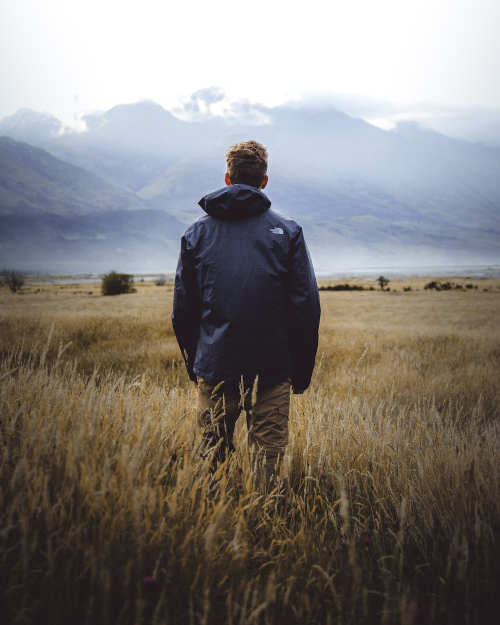
#> input picture img/man.jpeg, 1000 x 1250 px (shown at 1/2 size)
$ python main.py
#> lines starting #> are read from the running program, lines starting #| are printed output that depends on the picture
### src/colorconversion.py
from importModules import *


def get_image(filepath):
    origin = cv2.imread(filepath)
    return origin


def img_resize(image, block_size):
    h, w = np.floor(np.array(image.shape[:2])/block_size) * block_size
    return cv2.resize(image, (int(w), int(h)))


def color2YCrCb(image):
    ycrcb = cv2.cvtColor(image, cv2.COLOR_BGR2YCrCb)
    return cv2.split(ycrcb)

### src/image_compression.py
# import required libraries
from colorconversion import *
from imgDCT_IDCT import *
from quantization import *
from math import *


def img_comp(filepath: str, block_size: int, R: float, info=False):
    image = get_image(filepath)
    image = img_resize(image, block_size)

    # extract Y, Cb, Cr channels
    y, Cr, Cb = color2YCrCb(image)

    # perform dct over color channels with block size
    y_dct = blocks_DCT(y, block_size)
    cr_dct = blocks_DCT(Cr, block_size)
    cb_dct = blocks_DCT(Cb, block_size)

    # quantization of matrix
    y_qdct = quantization_of_matrix(y_dct, R)
    cr_qdct = quantization_of_matrix(cr_dct, R)
    cb_qdct = quantization_of_matrix(cb_dct, R)

    # perform idct over color channels with block size
    backY = blocks_IDCT(y_qdct, block_size)
    backCr = blocks_IDCT(cr_qdct, block_size)
    backCb = blocks_IDCT(cb_qdct, block_size)

    # calculation of MSE and PSNR
    MSE_y = np.mean(np.square(np.subtract(y, backY)))
    MSE_Cr = np.mean(np.square(np.subtract(Cr, backCr)))
    MSE_Cb = np.mean(np.square(np.subtract(Cb, backCb)))

    MSE_p = (3/4) * MSE_y + (1/8) * (MSE_Cr + MSE_Cb)
    PSNR = 10*log10(pow(255, 2)/MSE_p)

    if info is True:
        cv2.imshow("y_dct", y_dct)
        cv2.imshow("cr_dct", cr_dct)
        cv2.imshow("cb_dct", cb_dct)
        cv2.waitKey(0)
        cv2.destroyAllWindows()

        cv2.imshow("y_qdct", y_qdct)
        cv2.imshow("cr_qdct", cr_qdct)
        cv2.imshow("cb_qdct", cb_qdct)
        cv2.waitKey(0)
        cv2.destroyAllWindows()

        cv2.imshow("y_back", backY)
        cv2.imshow("cr_back", backCr)
        cv2.imshow("cb_back", backCb)
        cv2.waitKey(0)
        cv2.destroyAllWindows()

        merged = cv2.merge([backY, backCr, backCb])
        final_image = cv2.cvtColor(merged, cv2.COLOR_YCrCb2BGR)
        cv2.imshow("final", final_image)
        cv2.waitKey(0)
        cv2.destroyAllWindows()

        cv2.imwrite("./img/out.jpg", final_image)

    return np.array([MSE_p, PSNR])

### src/imgDCT_IDCT.py
from importModules import *


def normalize_Mat(matrix):
    arr = np.array(matrix)
    return (arr - 128)/255


def inormalize_Mat(matrix):
    arr = np.array(matrix)
    return (arr * 255) + 128


def blocks_DCT(image, block_size):
    h, w = np.array(image.shape[:2])
    blocksV = int(h / block_size)
    blocksH = int(w / block_size)
    temp = np.zeros((h, w), np.float32)
    dct_mat = np.zeros((h, w), np.float32)
    temp[:h, :w] = image
    for row in range(blocksV):
        for col in range(blocksH):
            sr = row*block_size
            fr = (row+1)*block_size
            sc = col*block_size
            fc = (col+1)*block_size
            cv2.dct(temp[sr:fr, sc:fc], dct_mat[sr:fr, sc:fc])
    return dct_mat


def blocks_IDCT(DCT_Mat, block_size):
    h, w = np.array(DCT_Mat.shape[:2])
    blocksV = int(h / block_size)
    blocksH = int(w / block_size)
    idct_mat = np.zeros((h, w), np.float32)
    temp = np.float32(DCT_Mat)
    for row in range(blocksV):
        for col in range(blocksH):
            sr = row*block_size
            fr = (row+1)*block_size
            sc = col*block_size
            fc = (col+1)*block_size
            cv2.idct(temp[sr:fr, sc:fc], idct_mat[sr:fr, sc:fc])
    return np.uint8(idct_mat)

### src/quantization.py
from importModules import *


# [5 lines left out: function quantization_of_matrixprev, not called in this run]


def quantization_of_matrix(dct_values, thresh):
    thresh = thresh / 100
    return dct_values * (abs(dct_values) > (thresh * np.max(abs(dct_values))))

### src/main.py
from image_compression import *

filepath = str(input("Image filepath: "))
#> the answer given: ../img/man.jpeg

block_size = int(input("Block size: "))
#> the answer given: 100

R = float(input("Parameter of quantization: "))
#> the answer given: 3
while R <= 0 or R >= 100:
    R = float(input("This value must be in range (0, 100): "))

img_comp(filepath, block_size, R, info=True)
#> in get_image, origin is the input picture: shape (1250, 1000, 3); mean B, G, R 122.3, 126, 130.7
#> in color2YCrCb, `ycrcb = cv2.cvtColor(image, cv2.COLOR_BGR2YCrCb)`: ycrcb: shape (1200, 1000, 3); mean of channels 0, 1, 2 126.9, 130.6, 125.3
#> in img_comp, `y, Cr, Cb = color2YCrCb(image)`:
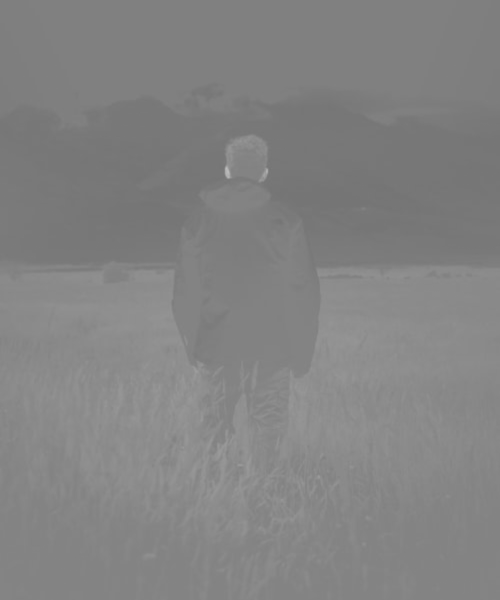
#> Cr: shape (1200, 1000) (shown at 1/2 size); min 115, max 189, mean 130.6
#> in img_comp, `y, Cr, Cb = color2YCrCb(image)`:
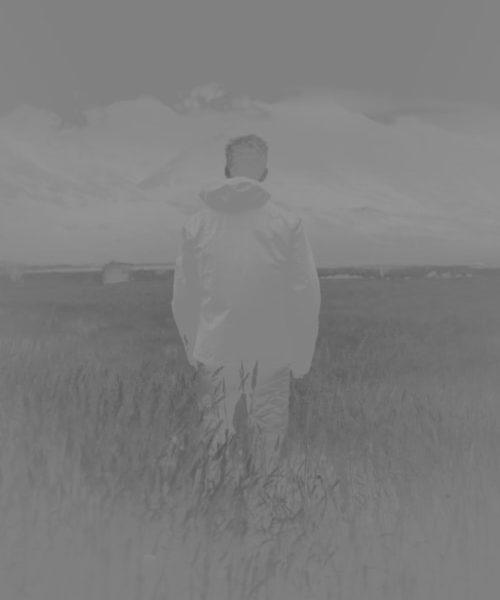
#> Cb: shape (1200, 1000) (shown at 1/2 size); min 84, max 151, mean 125.3
#> in img_comp, `cr_dct = blocks_DCT(Cr, block_size)`:
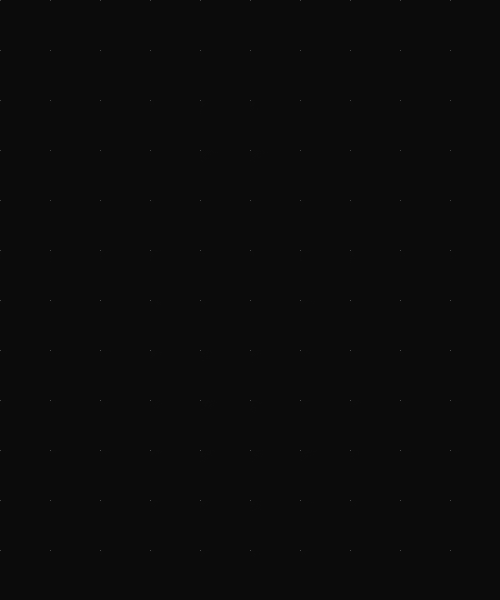
#> cr_dct: shape (1200, 1000) float32 (shown at 1/2 size); min -698.4, max 14269.5, mean 1.3; drawn with min black and max white
#> in img_comp, `backY = blocks_IDCT(y_qdct, block_size)`:
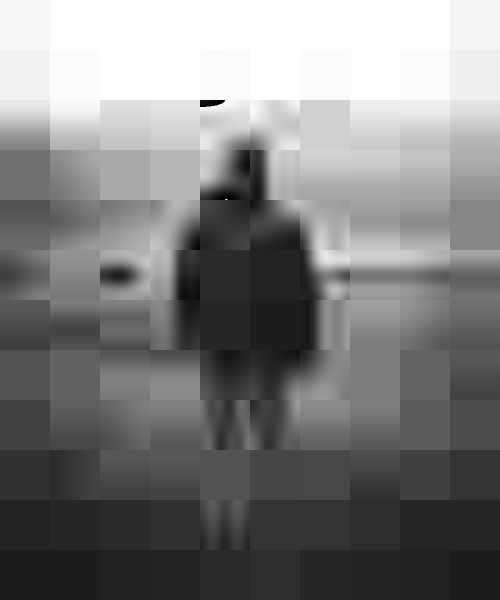
#> backY: shape (1200, 1000) (shown at 1/2 size); min 0, max 255, mean 126.3
#> in img_comp, `MSE_y = np.mean(np.square(np.subtract(y, backY)))`: MSE_y = 54.86
#> in img_comp, `MSE_Cr = np.mean(np.square(np.subtract(Cr, backCr)))`: MSE_Cr = 6.45
#> in img_comp, `MSE_Cb = np.mean(np.square(np.subtract(Cb, backCb)))`: MSE_Cb = 13.77
#> in img_comp, `MSE_p = (3/4) * MSE_y + (1/8) * (MSE_Cr + MSE_Cb)`: MSE_p = 43.68
#> in img_comp, `PSNR = 10*log10(pow(255, 2)/MSE_p)`: PSNR = 31.73
#> in img_comp, `cv2.imshow("y_dct", y_dct)`:
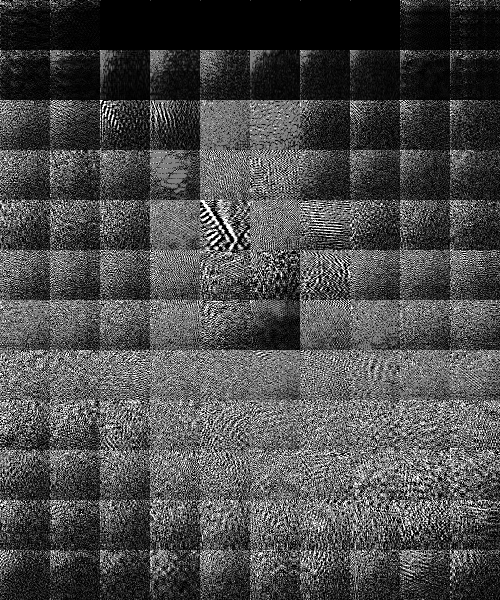
#> window 'y_dct': shape (1200, 1000) (shown at 1/2 size); min 0, max 255, mean 75.2
#> in img_comp, `cv2.imshow("cb_dct", cb_dct)`:
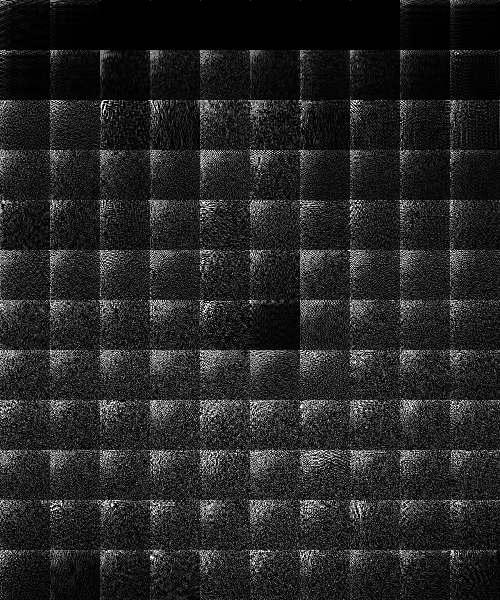
#> window 'cb_dct': shape (1200, 1000) (shown at 1/2 size); min 0, max 255, mean 36.7
#> in img_comp, `merged = cv2.merge([backY, backCr, backCb])`: merged: shape (1200, 1000, 3); mean of channels 0, 1, 2 126.3, 130.1, 124.8

jumps = [10, 20, 30, 40, 50, 60, 70, 80, 92, 94, 96, 98, 99]
mse = []
psnr = []

for i in jumps:
    print("Compression parameter R:%s ..." % i)
    m, p = img_comp(filepath, block_size, i)
#> call 2 of img_comp, with filepath = '../img/man.jpeg', block_size = 100, R = 10, info = False
#> in img_comp (call 2), `backY = blocks_IDCT(y_qdct, block_size)`:
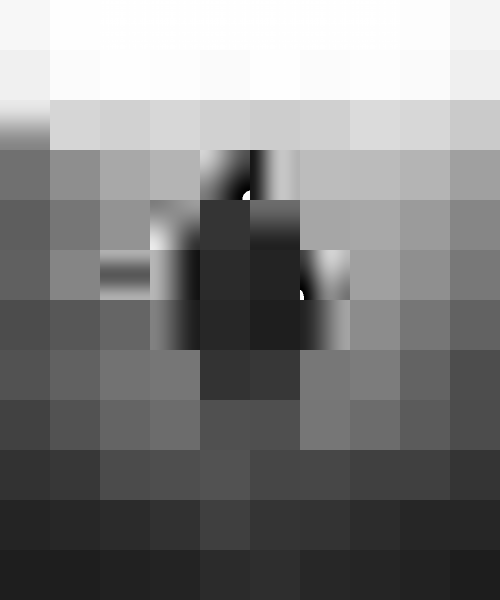
#> backY: shape (1200, 1000) (shown at 1/2 size); min 0, max 255, mean 126.5
#> in img_comp (call 2), `MSE_y = np.mean(np.square(np.subtract(y, backY)))`: MSE_y = 65.54
#> in img_comp (call 2), `MSE_Cr = np.mean(np.square(np.subtract(Cr, backCr)))`: MSE_Cr = 9.4
#> in img_comp (call 2), `MSE_Cb = np.mean(np.square(np.subtract(Cb, backCb)))`: MSE_Cb = 18.7
#> in img_comp (call 2), `MSE_p = (3/4) * MSE_y + (1/8) * (MSE_Cr + MSE_Cb)`: MSE_p = 52.67
#> in img_comp (call 2), `PSNR = 10*log10(pow(255, 2)/MSE_p)`: PSNR = 30.92
#> m = 52.67; p = 30.92
    mse.append(m)
    psnr.append(p)

for i in range(len(jumps)):
    mse[i] = round(mse[i], 3)
    psnr[i] = round(psnr[i], 3)
#> this loop made 13 passes

#> (the run stopped early here; a loop or call above may not have finished)
